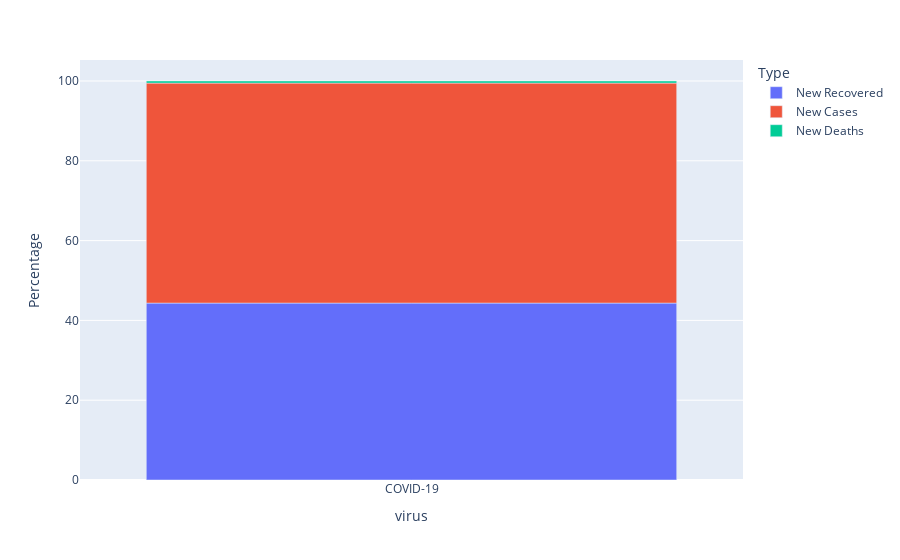

Notebook source saved alongside this figure:
### Code cell
fig= px.bar(cases_df, x="virus",y="Percentage", color="Type", hover_data=["Total"])
fig.show()

### Figure 1 — Plotly figure (JSON) as saved in the notebook; plotly's stock layout.template omitted (floating-point values rounded to 4 significant figures)
{"data": [{"alignmentgroup": "True", "customdata": [[354924]], "hovertemplate": "Type=New Recovered<br>virus=%{x}<br>Percentage=%{y}<br>Total=%{customdata[0]}<extra></extra>", "legendgroup": "New Recovered", "marker": {"color": "#636efa", "pattern": {"shape": ""}}, "name": "New Recovered", "offsetgroup": "New Recovered", "orientation": "v", "showlegend": true, "textposition": "auto", "type": "bar", "x": ["COVID-19"], "xaxis": "x", "y": [44.34], "yaxis": "y"}, {"alignmentgroup": "True", "customdata": [[441278]], "hovertemplate": "Type=New Cases<br>virus=%{x}<br>Percentage=%{y}<br>Total=%{customdata[0]}<extra></extra>", "legendgroup": "New Cases", "marker": {"color": "#EF553B", "pattern": {"shape": ""}}, "name": "New Cases", "offsetgroup": "New Cases", "orientation": "v", "showlegend": true, "textposition": "auto", "type": "bar", "x": ["COVID-19"], "xaxis": "x", "y": [55.13], "yaxis": "y"}, {"alignmentgroup": "True", "customdata": [[4249]], "hovertemplate": "Type=New Deaths<br>virus=%{x}<br>Percentage=%{y}<br>Total=%{customdata[0]}<extra></extra>", "legendgroup": "New Deaths", "marker": {"color": "#00cc96", "pattern": {"shape": ""}}, "name": "New Deaths", "offsetgroup": "New Deaths", "orientation": "v", "showlegend": true, "textposition": "auto", "type": "bar", "x": ["COVID-19"], "xaxis": "x", "y": [0.53], "yaxis": "y"}], "layout": {"barmode": "relative", "legend": {"title": {"text": "Type"}, "tracegroupgap": 0}, "margin": {"t": 60}, "xaxis": {"anchor": "y", "domain": [0, 1], "title": {"text": "virus"}}, "yaxis": {"anchor": "x", "domain": [0, 1], "title": {"text": "Percentage"}}}}
